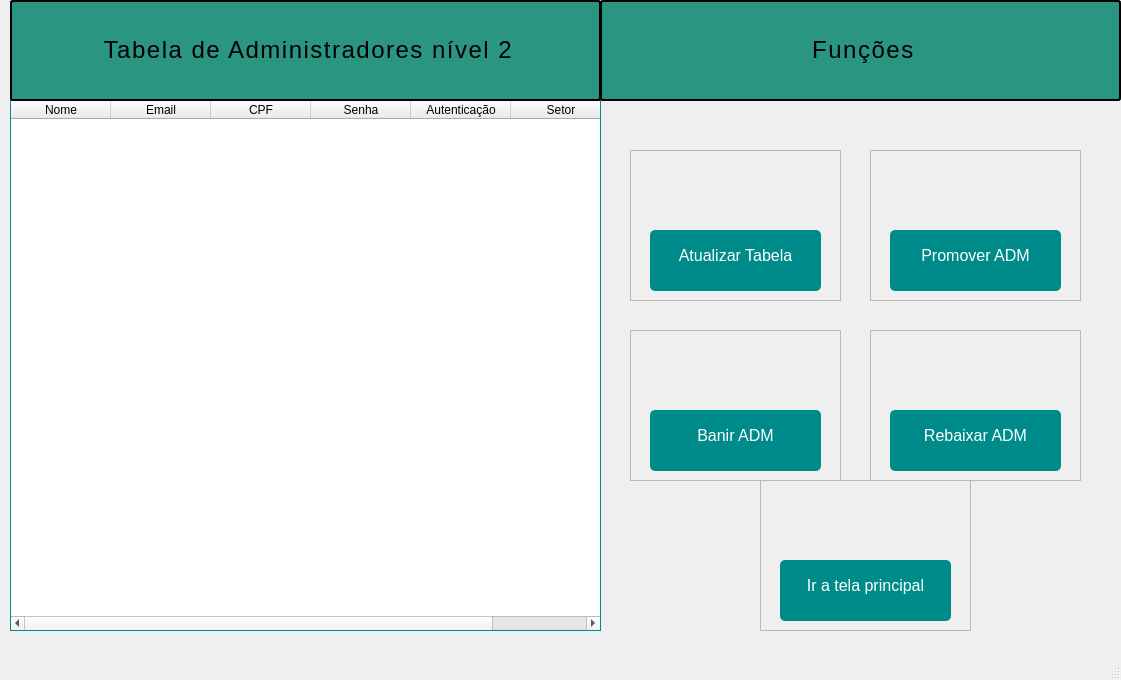
<?xml version="1.0" encoding="UTF-8"?>
<ui version="4.0">
 <class>MainWindow</class>
 <widget class="QMainWindow" name="MainWindow">
  <property name="geometry">
   <rect>
    <x>0</x>
    <y>0</y>
    <width>1121</width>
    <height>680</height>
   </rect>
  </property>
  <property name="windowTitle">
   <string>MainWindow</string>
  </property>
  <widget class="QWidget" name="centralwidget">
   <widget class="QFrame" name="frame_5">
    <property name="geometry">
     <rect>
      <x>630</x>
      <y>150</y>
      <width>211</width>
      <height>151</height>
     </rect>
    </property>
    <property name="frameShape">
     <enum>QFrame::StyledPanel</enum>
    </property>
    <property name="frameShadow">
     <enum>QFrame::Raised</enum>
    </property>
    <widget class="QPushButton" name="pushButton_6">
     <property name="geometry">
      <rect>
       <x>20</x>
       <y>80</y>
       <width>171</width>
       <height>61</height>
      </rect>
     </property>
     <property name="styleSheet">
      <string notr="true">QPushButton {
background-color: #008b8b;
color: white;
border: none;
border-radius: 5px;
padding: 10 px 20px;
font-size: 16px;
}

QPushButton:hover {
 background-color: #008b8b;
}

QPushButton:pressed {
background-color: #3e8e41;
}</string>
     </property>
     <property name="text">
      <string>Atualizar Tabela</string>
     </property>
    </widget>
    <widget class="QLabel" name="lbl_icone1">
     <property name="geometry">
      <rect>
       <x>70</x>
       <y>20</y>
       <width>61</width>
       <height>61</height>
      </rect>
     </property>
     <property name="text">
      <string/>
     </property>
     <property name="pixmap">
      <pixmap resource="icones para adm/icons.qrc">:/icons adm/Icone (7).png</pixmap>
     </property>
     <property name="scaledContents">
      <bool>true</bool>
     </property>
    </widget>
   </widget>
   <widget class="QFrame" name="frame_2">
    <property name="geometry">
     <rect>
      <x>870</x>
      <y>150</y>
      <width>211</width>
      <height>151</height>
     </rect>
    </property>
    <property name="frameShape">
     <enum>QFrame::StyledPanel</enum>
    </property>
    <property name="frameShadow">
     <enum>QFrame::Raised</enum>
    </property>
    <widget class="QPushButton" name="pushButton">
     <property name="geometry">
      <rect>
       <x>20</x>
       <y>80</y>
       <width>171</width>
       <height>61</height>
      </rect>
     </property>
     <property name="styleSheet">
      <string notr="true">QPushButton {
background-color: #008b8b;
color: white;
border: none;
border-radius: 5px;
padding: 10 px 20px;
font-size: 16px;
}

QPushButton:hover {
 background-color: #008b8b;
}

QPushButton:pressed {
background-color: #3e8e41;
}</string>
     </property>
     <property name="text">
      <string>Promover ADM</string>
     </property>
    </widget>
    <widget class="QLabel" name="lbl_icone2">
     <property name="geometry">
      <rect>
       <x>70</x>
       <y>10</y>
       <width>61</width>
       <height>61</height>
      </rect>
     </property>
     <property name="text">
      <string/>
     </property>
     <property name="pixmap">
      <pixmap resource="icones para adm/icons.qrc">:/icons adm/Icone (5).png</pixmap>
     </property>
     <property name="scaledContents">
      <bool>true</bool>
     </property>
    </widget>
   </widget>
   <widget class="QFrame" name="frame_3">
    <property name="geometry">
     <rect>
      <x>630</x>
      <y>330</y>
      <width>211</width>
      <height>151</height>
     </rect>
    </property>
    <property name="frameShape">
     <enum>QFrame::StyledPanel</enum>
    </property>
    <property name="frameShadow">
     <enum>QFrame::Raised</enum>
    </property>
    <widget class="QPushButton" name="pushButton_3">
     <property name="geometry">
      <rect>
       <x>20</x>
       <y>80</y>
       <width>171</width>
       <height>61</height>
      </rect>
     </property>
     <property name="styleSheet">
      <string notr="true">QPushButton {
background-color: #008b8b;
color: white;
border: none;
border-radius: 5px;
padding: 10 px 20px;
font-size: 16px;
}

QPushButton:hover {
 background-color: #008b8b;
}

QPushButton:pressed {
background-color: #3e8e41;
}</string>
     </property>
     <property name="text">
      <string>Banir ADM</string>
     </property>
    </widget>
    <widget class="QLabel" name="lbl_icone3">
     <property name="geometry">
      <rect>
       <x>80</x>
       <y>10</y>
       <width>61</width>
       <height>61</height>
      </rect>
     </property>
     <property name="text">
      <string/>
     </property>
     <property name="pixmap">
      <pixmap resource="icones para adm/icons.qrc">:/icons adm/Icone (2).png</pixmap>
     </property>
     <property name="scaledContents">
      <bool>true</bool>
     </property>
    </widget>
   </widget>
   <widget class="QFrame" name="frame_4">
    <property name="geometry">
     <rect>
      <x>870</x>
      <y>330</y>
      <width>211</width>
      <height>151</height>
     </rect>
    </property>
    <property name="frameShape">
     <enum>QFrame::StyledPanel</enum>
    </property>
    <property name="frameShadow">
     <enum>QFrame::Raised</enum>
    </property>
    <widget class="QPushButton" name="pushButton_5">
     <property name="geometry">
      <rect>
       <x>20</x>
       <y>80</y>
       <width>171</width>
       <height>61</height>
      </rect>
     </property>
     <property name="styleSheet">
      <string notr="true">QPushButton {
background-color: #008b8b;
color: white;
border: none;
border-radius: 5px;
padding: 10 px 20px;
font-size: 16px;
}

QPushButton:hover {
 background-color: #008b8b;
}

QPushButton:pressed {
background-color: #3e8e41;
}</string>
     </property>
     <property name="text">
      <string>Rebaixar ADM</string>
     </property>
    </widget>
    <widget class="QLabel" name="lbl_icone4">
     <property name="geometry">
      <rect>
       <x>70</x>
       <y>10</y>
       <width>61</width>
       <height>61</height>
      </rect>
     </property>
     <property name="text">
      <string/>
     </property>
     <property name="pixmap">
      <pixmap resource="icones para adm/icons.qrc">:/icons adm/Icone (6).png</pixmap>
     </property>
     <property name="scaledContents">
      <bool>true</bool>
     </property>
    </widget>
   </widget>
   <widget class="QTableWidget" name="tableWidget_2">
    <property name="geometry">
     <rect>
      <x>10</x>
      <y>100</y>
      <width>591</width>
      <height>531</height>
     </rect>
    </property>
    <property name="styleSheet">
     <string notr="true">QTableWidget {
background-color: white;
border: 1px solid #008b8b;
gridline-color: #DADADA;
selection-background-color: #3399FF;
selection-color: white;
}

QHeaderView: :section {
background-color: #EEEEE;
padding: 4px;
font-weight: bold;
border: 1px solid #DADADA;
}</string>
    </property>
    <column>
     <property name="text">
      <string>Nome</string>
     </property>
    </column>
    <column>
     <property name="text">
      <string>Email</string>
     </property>
    </column>
    <column>
     <property name="text">
      <string>CPF</string>
     </property>
    </column>
    <column>
     <property name="text">
      <string>Senha</string>
     </property>
    </column>
    <column>
     <property name="text">
      <string>Autenticação</string>
     </property>
    </column>
    <column>
     <property name="text">
      <string>Setor</string>
     </property>
    </column>
   </widget>
   <widget class="QLabel" name="label_6">
    <property name="geometry">
     <rect>
      <x>10</x>
      <y>0</y>
      <width>591</width>
      <height>101</height>
     </rect>
    </property>
    <property name="styleSheet">
     <string notr="true">QLabel {
font-size: 24px;
font-wight: bold;
color: #33333;
padding: 10px;
border-bottom: 2px solid #008b8b;
text-allign: center;
letter-spacing: 1.5px;
background-color: #2a9580;
border: 2px solid;
border-radius: 3px;
}</string>
    </property>
    <property name="text">
     <string>&lt;html&gt;&lt;head/&gt;&lt;body&gt;&lt;p align=&quot;center&quot;&gt;&lt;span style=&quot; font-size:18pt;&quot;&gt;Tabela de Administradores nível 2&lt;/span&gt;&lt;/p&gt;&lt;/body&gt;&lt;/html&gt;</string>
    </property>
   </widget>
   <widget class="QFrame" name="frame">
    <property name="geometry">
     <rect>
      <x>760</x>
      <y>480</y>
      <width>211</width>
      <height>151</height>
     </rect>
    </property>
    <property name="frameShape">
     <enum>QFrame::StyledPanel</enum>
    </property>
    <property name="frameShadow">
     <enum>QFrame::Raised</enum>
    </property>
    <widget class="QPushButton" name="pushButton_4">
     <property name="geometry">
      <rect>
       <x>20</x>
       <y>80</y>
       <width>171</width>
       <height>61</height>
      </rect>
     </property>
     <property name="styleSheet">
      <string notr="true">QPushButton {
background-color: #008b8b;
color: white;
border: none;
border-radius: 5px;
padding: 10 px 20px;
font-size: 16px;
}

QPushButton:hover {
 background-color: #008b8b;
}

QPushButton:pressed {
background-color: #3e8e41;
}</string>
     </property>
     <property name="text">
      <string>Ir a tela principal</string>
     </property>
    </widget>
    <widget class="QLabel" name="lbl_icone5">
     <property name="geometry">
      <rect>
       <x>60</x>
       <y>0</y>
       <width>91</width>
       <height>81</height>
      </rect>
     </property>
     <property name="text">
      <string/>
     </property>
     <property name="pixmap">
      <pixmap resource="icones para adm/icons.qrc">:/icons adm/Icone (4).png</pixmap>
     </property>
     <property name="scaledContents">
      <bool>true</bool>
     </property>
    </widget>
   </widget>
   <widget class="QLabel" name="label_11">
    <property name="geometry">
     <rect>
      <x>600</x>
      <y>0</y>
      <width>521</width>
      <height>101</height>
     </rect>
    </property>
    <property name="styleSheet">
     <string notr="true">QLabel {
font-size: 24px;
font-wight: bold;
color: #33333;
padding: 10px;
border-bottom: 2px solid #008b8b;
text-allign: center;
letter-spacing: 1.5px;
background-color: #2a9580;
border: 2px solid;
border-radius: 3px;
}</string>
    </property>
    <property name="text">
     <string>&lt;html&gt;&lt;head/&gt;&lt;body&gt;&lt;p align=&quot;center&quot;&gt;&lt;span style=&quot; font-size:18pt;&quot;&gt;Funções&lt;/span&gt;&lt;/p&gt;&lt;/body&gt;&lt;/html&gt;</string>
    </property>
   </widget>
  </widget>
  <widget class="QMenuBar" name="menubar">
   <property name="geometry">
    <rect>
     <x>0</x>
     <y>0</y>
     <width>1121</width>
     <height>21</height>
    </rect>
   </property>
  </widget>
  <widget class="QStatusBar" name="statusbar"/>
 </widget>
 <resources>
  <include location="icones para adm/icons.qrc"/>
 </resources>
 <connections/>
</ui>
